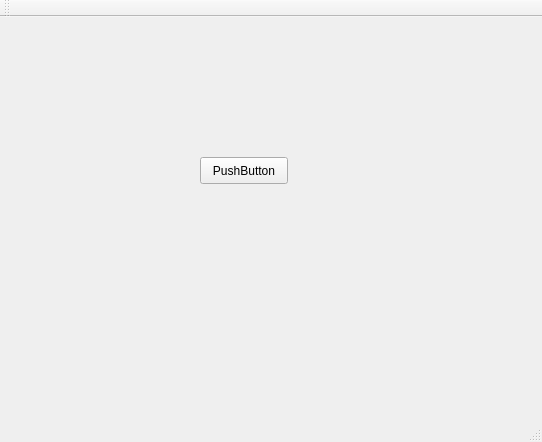
<?xml version="1.0" encoding="UTF-8"?>
<ui version="4.0">
 <class>MainWindow</class>
 <widget class="QMainWindow" name="MainWindow">
  <property name="geometry">
   <rect>
    <x>0</x>
    <y>0</y>
    <width>542</width>
    <height>442</height>
   </rect>
  </property>
  <property name="windowTitle">
   <string>MainWindow</string>
  </property>
  <widget class="QWidget" name="centralWidget">
   <widget class="QPushButton" name="pushButton">
    <property name="geometry">
     <rect>
      <x>200</x>
      <y>140</y>
      <width>88</width>
      <height>27</height>
     </rect>
    </property>
    <property name="text">
     <string>PushButton</string>
    </property>
   </widget>
  </widget>
  <widget class="QMenuBar" name="menuBar">
   <property name="geometry">
    <rect>
     <x>0</x>
     <y>0</y>
     <width>542</width>
     <height>22</height>
    </rect>
   </property>
  </widget>
  <widget class="QToolBar" name="mainToolBar">
   <attribute name="toolBarArea">
    <enum>TopToolBarArea</enum>
   </attribute>
   <attribute name="toolBarBreak">
    <bool>false</bool>
   </attribute>
  </widget>
  <widget class="QStatusBar" name="statusBar"/>
 </widget>
 <layoutdefault spacing="6" margin="11"/>
 <resources/>
 <connections/>
</ui>
